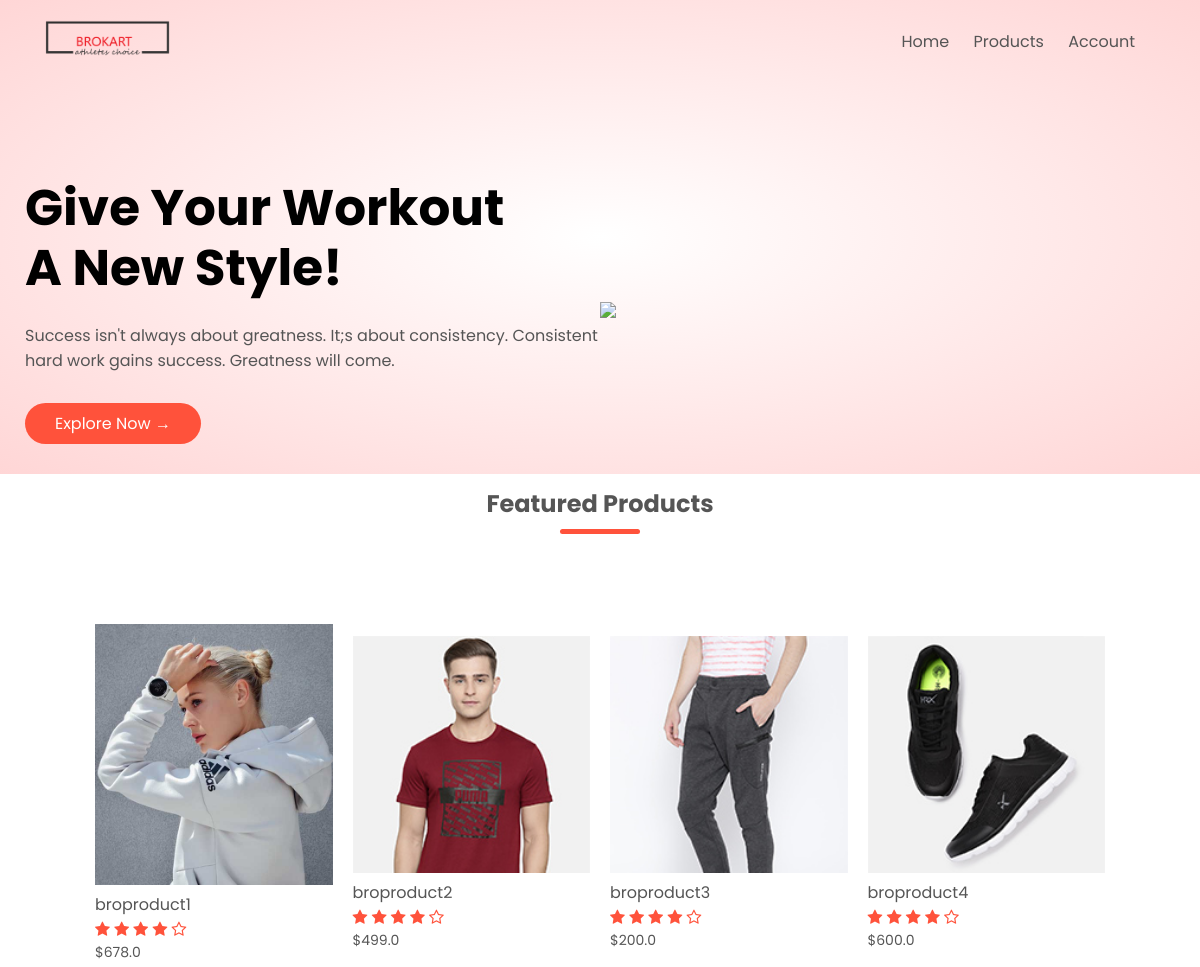
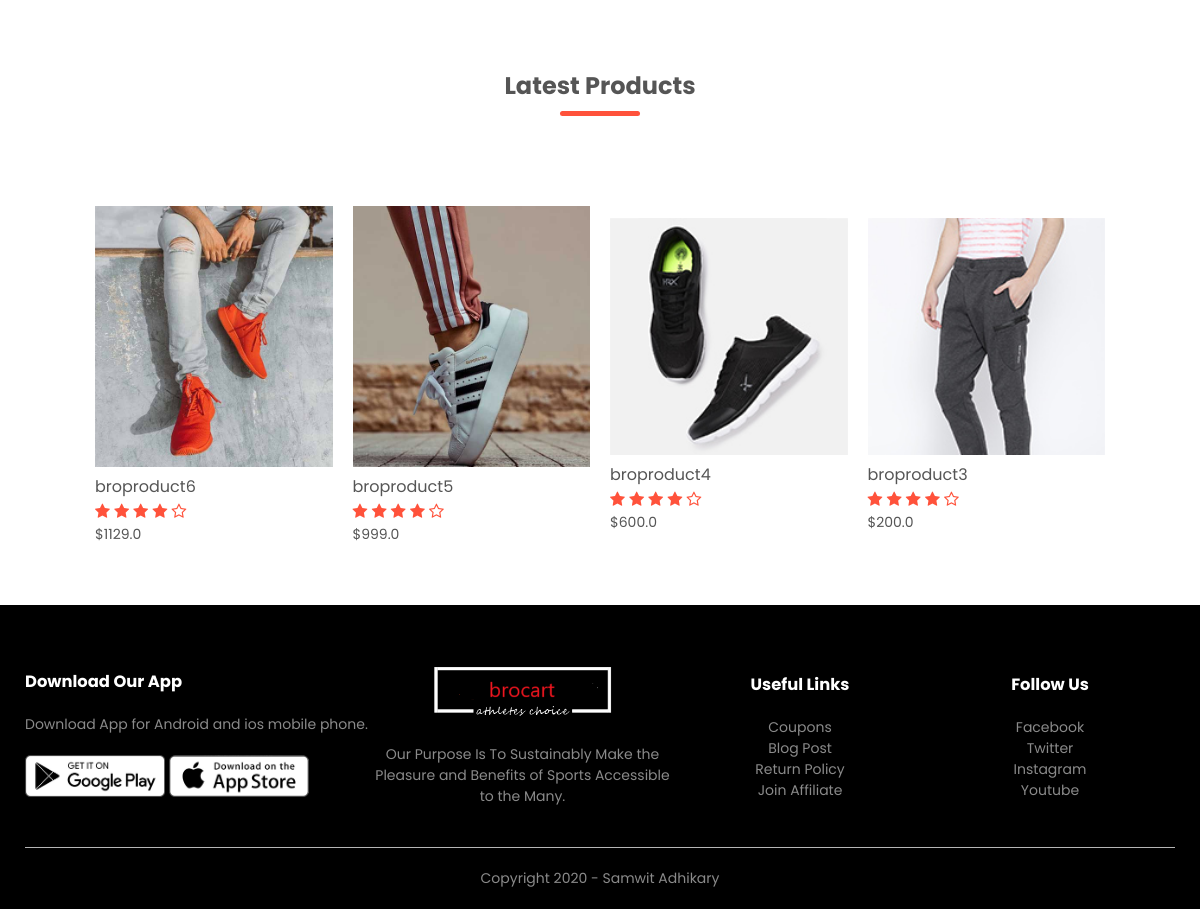
The page / on the database its author committed (2 pictures, top to bottom).
### products/models.py (models this page shows)
class Product(models.Model):
    LIVE=1
    DELETE=0
    DELETE_CHOICES=((LIVE,'Live'),(DELETE,'Delete'))
    title=models.CharField(max_length=200)
    price=models.FloatField()
    description=models.TextField()
    image=models.ImageField(upload_to='media/')
    priority=models.IntegerField(default=0)
    delete_status=models.IntegerField(choices=DELETE_CHOICES,default=LIVE)
    created_at=models.DateTimeField(auto_now_add=True)
    updated_at=models.DateTimeField(auto_now=True)
    def __str__(self) -> str:
        return self.title

### products/views.py (the view)
# urls.py: path('', views.index,name='home'),
def index(request):
    featured_products=Product.objects.order_by('priority')[:4]
    latest_products=Product.objects.order_by('-id')[:4]
    context={
        'featured_products':featured_products,
        'latest_products':latest_products
    }
    print(context)
    return render(request, 'index.html',context)

### templates/index.html
{% extends 'blank_layout.html' %}
{% block banner %}
{% include 'banner_layout.html' %}
{% endblock banner %}
{% block content %}
{% include 'home_page_content.html' %}
{% endblock content %}

### templates/home_page_content.html
{% load static %}
<div class="small-container">
    <h2 class="title">Featured Products</h2>
    <div class="row">
        {% for product in featured_products %}
        <div class="col-4">
            <a href="{% url 'detail_product' product.id %}"><img src="{{ product.image.url }}"></a>
            <h4>{{ product.title }}</h4>
            <div class="rating">
                <i class="fa fa-star"></i>
                <i class="fa fa-star"></i>
                <i class="fa fa-star"></i>
                <i class="fa fa-star"></i>
                <i class="fa fa-star-o"></i>
            </div>
            <p>${{ product.price }}</p>
        </div>
        {% endfor %}
    </div>
    <h2 class="title">Latest Products</h2>
    <div class="row">
        {% for product in latest_products %}
        <div class="col-4">
            <a href="{% url 'detail_product' product.id %}"><img src="{{ product.image.url }}"></a>
            <h4>{{ product.title }}</h4>
            <div class="rating">
                <i class="fa fa-star"></i>
                <i class="fa fa-star"></i>
                <i class="fa fa-star"></i>
                <i class="fa fa-star"></i>
                <i class="fa fa-star-o"></i>
            </div>
            <p>${{ product.price }}</p>
        </div>
        {% endfor %}
    </div>
</div>

### static/css/style.css (style rules this page uses)
* { margin: 0; padding: 0; box-sizing: border-box; }
body { font-family: 'Poppins', sans-serif; }
a { text-decoration: none; color: #555; }
p { color: #555; }
.row { display: flex; align-items: center; flex-wrap: wrap; justify-content: space-around; }
.small-container { max-width: 1080px; margin: auto; padding-left: 25px; padding-right: 25px; }
.col-4 { flex-basis: 25%; padding: 10px; min-width: 200px; margin-bottom: 50px; transition: transform 0.5s; }
.col-4 img { width: 100%; }
.title { text-align: center; margin: 0 auto 80px; position: relative; line-height: 60px; color: #555; }
.title::after { content: ''; background: #ff523b; width: 80px; height: 5px; border-radius: 5px; position: absolute; bottom: 0; left: 50%; transform: translateX(-50%); }
h4 { color: #555; font-weight: normal; }
.col-4 p { font-size: 14px; }
.rating .fa { color: #ff523b; }

### rows shown on the page
Product: image (picture), title "broproduct1", price "678.0"
Product: image (picture), title "broproduct2", price "499.0"
Product: image (picture), title "broproduct3", price "200.0"
Product: image (picture), title "broproduct4", price "600.0"
Product: image (picture), title "broproduct6", price "1129.0"
Product: image (picture), title "broproduct5", price "999.0"
